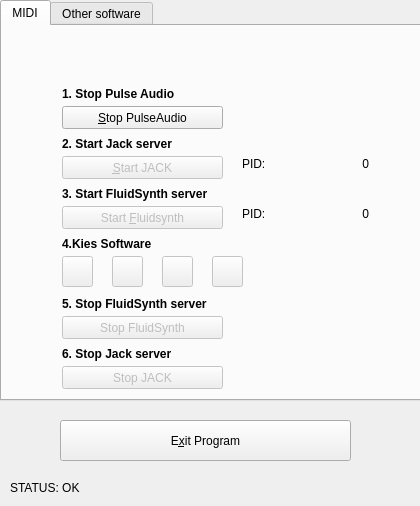
<?xml version="1.0" encoding="UTF-8"?>
<ui version="4.0">
 <class>SAudio</class>
 <widget class="QWidget" name="SAudio">
  <property name="geometry">
   <rect>
    <x>0</x>
    <y>0</y>
    <width>420</width>
    <height>506</height>
   </rect>
  </property>
  <property name="windowTitle">
   <string>Midi starter</string>
  </property>
  <widget class="QPushButton" name="pushExitProgram">
   <property name="geometry">
    <rect>
     <x>60</x>
     <y>420</y>
     <width>291</width>
     <height>41</height>
    </rect>
   </property>
   <property name="text">
    <string>E&amp;xit Program</string>
   </property>
   <property name="icon">
    <iconset resource="../build-untitled-Default_QT4-Release/mstarticons/mstarticons.qrc">
     <normaloff>:/icons/images (1).jpg</normaloff>:/icons/images (1).jpg</iconset>
   </property>
   <property name="iconSize">
    <size>
     <width>16</width>
     <height>16</height>
    </size>
   </property>
  </widget>
  <widget class="QTabWidget" name="tabWidget">
   <property name="geometry">
    <rect>
     <x>0</x>
     <y>0</y>
     <width>421</width>
     <height>401</height>
    </rect>
   </property>
   <property name="currentIndex">
    <number>0</number>
   </property>
   <widget class="QWidget" name="tab">
    <attribute name="title">
     <string>MIDI</string>
    </attribute>
    <widget class="QPushButton" name="pushPatchage">
     <property name="enabled">
      <bool>false</bool>
     </property>
     <property name="geometry">
      <rect>
       <x>160</x>
       <y>230</y>
       <width>31</width>
       <height>31</height>
      </rect>
     </property>
     <property name="text">
      <string/>
     </property>
     <property name="icon">
      <iconset resource="../build-untitled-Default_QT4-Release/mstarticons/mstarticons.qrc">
       <normaloff>:/icons/patchage.png</normaloff>:/icons/patchage.png</iconset>
     </property>
    </widget>
    <widget class="QPushButton" name="pushStopJACK">
     <property name="enabled">
      <bool>false</bool>
     </property>
     <property name="geometry">
      <rect>
       <x>60</x>
       <y>340</y>
       <width>161</width>
       <height>23</height>
      </rect>
     </property>
     <property name="text">
      <string>Stop JACK</string>
     </property>
    </widget>
    <widget class="QPushButton" name="pushstartFluidSynth">
     <property name="enabled">
      <bool>false</bool>
     </property>
     <property name="geometry">
      <rect>
       <x>60</x>
       <y>180</y>
       <width>161</width>
       <height>23</height>
      </rect>
     </property>
     <property name="text">
      <string>Start &amp;Fluidsynth</string>
     </property>
    </widget>
    <widget class="QPushButton" name="pushStopPA">
     <property name="geometry">
      <rect>
       <x>60</x>
       <y>80</y>
       <width>161</width>
       <height>23</height>
      </rect>
     </property>
     <property name="text">
      <string>&amp;Stop PulseAudio</string>
     </property>
    </widget>
    <widget class="QLabel" name="label">
     <property name="geometry">
      <rect>
       <x>60</x>
       <y>110</y>
       <width>161</width>
       <height>16</height>
      </rect>
     </property>
     <property name="text">
      <string>&lt;html&gt;&lt;head/&gt;&lt;body&gt;&lt;p&gt;&lt;span style=&quot; font-weight:600;&quot;&gt;2. Start Jack server&lt;/span&gt;&lt;/p&gt;&lt;/body&gt;&lt;/html&gt;</string>
     </property>
    </widget>
    <widget class="QPushButton" name="pushStartLinthesia">
     <property name="enabled">
      <bool>false</bool>
     </property>
     <property name="geometry">
      <rect>
       <x>110</x>
       <y>230</y>
       <width>31</width>
       <height>31</height>
      </rect>
     </property>
     <property name="toolTip">
      <string>Linthesia</string>
     </property>
     <property name="text">
      <string/>
     </property>
     <property name="icon">
      <iconset resource="../build-untitled-Default_QT4-Release/mstarticons/mstarticons.qrc">
       <normaloff>:/icons/images.jpg</normaloff>:/icons/images.jpg</iconset>
     </property>
     <property name="iconSize">
      <size>
       <width>32</width>
       <height>32</height>
      </size>
     </property>
    </widget>
    <widget class="QLabel" name="label_4">
     <property name="geometry">
      <rect>
       <x>60</x>
       <y>210</y>
       <width>161</width>
       <height>16</height>
      </rect>
     </property>
     <property name="text">
      <string>&lt;html&gt;&lt;head/&gt;&lt;body&gt;&lt;p&gt;&lt;span style=&quot; font-weight:600;&quot;&gt;4.Kies Software&lt;/span&gt;&lt;/p&gt;&lt;/body&gt;&lt;/html&gt;</string>
     </property>
    </widget>
    <widget class="QPushButton" name="pushStartJack">
     <property name="enabled">
      <bool>false</bool>
     </property>
     <property name="geometry">
      <rect>
       <x>60</x>
       <y>130</y>
       <width>161</width>
       <height>23</height>
      </rect>
     </property>
     <property name="text">
      <string>&amp;Start JACK</string>
     </property>
    </widget>
    <widget class="QLabel" name="label_3">
     <property name="geometry">
      <rect>
       <x>60</x>
       <y>160</y>
       <width>161</width>
       <height>16</height>
      </rect>
     </property>
     <property name="text">
      <string>&lt;html&gt;&lt;head/&gt;&lt;body&gt;&lt;p&gt;&lt;span style=&quot; font-weight:600;&quot;&gt;3. Start FluidSynth server&lt;/span&gt;&lt;/p&gt;&lt;/body&gt;&lt;/html&gt;</string>
     </property>
    </widget>
    <widget class="QLabel" name="label_6">
     <property name="geometry">
      <rect>
       <x>240</x>
       <y>180</y>
       <width>31</width>
       <height>16</height>
      </rect>
     </property>
     <property name="text">
      <string>PID:</string>
     </property>
    </widget>
    <widget class="QLabel" name="label_7">
     <property name="geometry">
      <rect>
       <x>60</x>
       <y>270</y>
       <width>161</width>
       <height>16</height>
      </rect>
     </property>
     <property name="text">
      <string>&lt;html&gt;&lt;head/&gt;&lt;body&gt;&lt;p&gt;&lt;span style=&quot; font-weight:600;&quot;&gt;5. Stop FluidSynth server&lt;/span&gt;&lt;/p&gt;&lt;/body&gt;&lt;/html&gt;</string>
     </property>
    </widget>
    <widget class="QLabel" name="label_2">
     <property name="geometry">
      <rect>
       <x>60</x>
       <y>60</y>
       <width>161</width>
       <height>16</height>
      </rect>
     </property>
     <property name="text">
      <string>&lt;html&gt;&lt;head/&gt;&lt;body&gt;&lt;p&gt;&lt;span style=&quot; font-weight:600;&quot;&gt;1. Stop Pulse Audio&lt;/span&gt;&lt;/p&gt;&lt;/body&gt;&lt;/html&gt;</string>
     </property>
    </widget>
    <widget class="QLabel" name="lblPortJack">
     <property name="geometry">
      <rect>
       <x>310</x>
       <y>130</y>
       <width>57</width>
       <height>15</height>
      </rect>
     </property>
     <property name="text">
      <string>0</string>
     </property>
     <property name="alignment">
      <set>Qt::AlignRight|Qt::AlignTrailing|Qt::AlignVCenter</set>
     </property>
    </widget>
    <widget class="QLabel" name="lblPortFluidSynth">
     <property name="geometry">
      <rect>
       <x>310</x>
       <y>180</y>
       <width>57</width>
       <height>15</height>
      </rect>
     </property>
     <property name="text">
      <string>0</string>
     </property>
     <property name="alignment">
      <set>Qt::AlignRight|Qt::AlignTrailing|Qt::AlignVCenter</set>
     </property>
    </widget>
    <widget class="QPushButton" name="pushStartRosegarden">
     <property name="enabled">
      <bool>false</bool>
     </property>
     <property name="geometry">
      <rect>
       <x>60</x>
       <y>230</y>
       <width>31</width>
       <height>31</height>
      </rect>
     </property>
     <property name="toolTip">
      <string>&lt;html&gt;&lt;head/&gt;&lt;body&gt;&lt;p&gt;Rosegarden&lt;/p&gt;&lt;/body&gt;&lt;/html&gt;</string>
     </property>
     <property name="text">
      <string/>
     </property>
     <property name="icon">
      <iconset resource="../build-untitled-Default_QT4-Release/mstarticons/mstarticons.qrc">
       <normaloff>:/icons/Rosegarden-icon.png</normaloff>:/icons/Rosegarden-icon.png</iconset>
     </property>
     <property name="iconSize">
      <size>
       <width>32</width>
       <height>32</height>
      </size>
     </property>
    </widget>
    <widget class="QPushButton" name="pushStopFluidSynth">
     <property name="enabled">
      <bool>false</bool>
     </property>
     <property name="geometry">
      <rect>
       <x>60</x>
       <y>290</y>
       <width>161</width>
       <height>23</height>
      </rect>
     </property>
     <property name="text">
      <string>Stop FluidSynth</string>
     </property>
    </widget>
    <widget class="QPushButton" name="pushVMPK">
     <property name="enabled">
      <bool>false</bool>
     </property>
     <property name="geometry">
      <rect>
       <x>210</x>
       <y>230</y>
       <width>31</width>
       <height>31</height>
      </rect>
     </property>
     <property name="toolTip">
      <string>VMPK</string>
     </property>
     <property name="text">
      <string/>
     </property>
     <property name="icon">
      <iconset resource="../build-untitled-Default_QT4-Release/mstarticons/mstarticons.qrc">
       <normaloff>:/icons/images (2).jpg</normaloff>:/icons/images (2).jpg</iconset>
     </property>
     <property name="iconSize">
      <size>
       <width>32</width>
       <height>32</height>
      </size>
     </property>
    </widget>
    <widget class="QLabel" name="label_5">
     <property name="geometry">
      <rect>
       <x>240</x>
       <y>130</y>
       <width>31</width>
       <height>16</height>
      </rect>
     </property>
     <property name="text">
      <string>PID:</string>
     </property>
    </widget>
    <widget class="QLabel" name="label_8">
     <property name="geometry">
      <rect>
       <x>60</x>
       <y>320</y>
       <width>161</width>
       <height>16</height>
      </rect>
     </property>
     <property name="text">
      <string>&lt;html&gt;&lt;head/&gt;&lt;body&gt;&lt;p&gt;&lt;span style=&quot; font-weight:600;&quot;&gt;6. Stop Jack server&lt;/span&gt;&lt;/p&gt;&lt;/body&gt;&lt;/html&gt;</string>
     </property>
    </widget>
   </widget>
   <widget class="QWidget" name="tab_2">
    <attribute name="title">
     <string>Other software</string>
    </attribute>
    <widget class="QPushButton" name="pushSSR">
     <property name="geometry">
      <rect>
       <x>20</x>
       <y>10</y>
       <width>151</width>
       <height>31</height>
      </rect>
     </property>
     <property name="text">
      <string>Simple Screen Recorder</string>
     </property>
    </widget>
    <widget class="QPushButton" name="pushSSR_2">
     <property name="geometry">
      <rect>
       <x>20</x>
       <y>50</y>
       <width>151</width>
       <height>31</height>
      </rect>
     </property>
     <property name="text">
      <string>Openshot Video Editor</string>
     </property>
    </widget>
   </widget>
  </widget>
  <widget class="QLabel" name="lblStatus">
   <property name="geometry">
    <rect>
     <x>10</x>
     <y>480</y>
     <width>401</width>
     <height>16</height>
    </rect>
   </property>
   <property name="text">
    <string>STATUS: OK</string>
   </property>
  </widget>
 </widget>
 <layoutdefault spacing="6" margin="11"/>
 <resources>
  <include location="../build-untitled-Default_QT4-Release/mstarticons/mstarticons.qrc"/>
 </resources>
 <connections/>
</ui>
